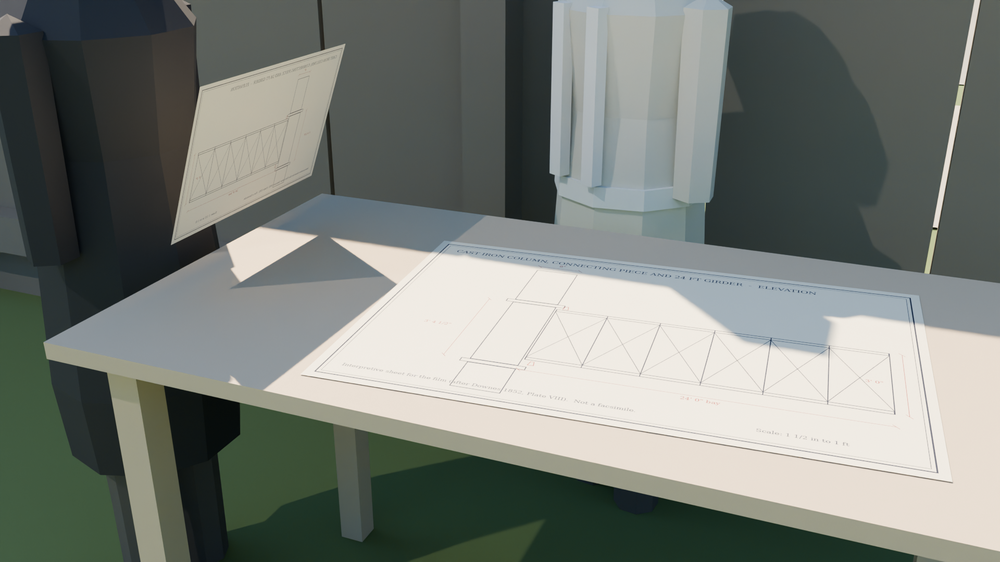
#> input picture course-models/hyde-park-site-1850-grok/renders/s02_png/CP009_start.png, 1000 x 562 px, shrunk from 1920 x 1080 before the run; its folder holds only this picture in this run
$ python cand_cp009_contract_pairs.py
#> lines starting #> are read from the running program, lines starting #| are printed output that depends on the picture
"""2026-11-04 pairs for the CP009 "contract" CANDIDATE (DEPARTURES SD28-SD31; NOT live, awaiting review).
before = live renders/s02_png/CP009_{k}.png (s02, authored lighting exposure -0.4, Oct 27 figures).
after  = renders/candidates/cp009_contract_20261104/after/CP009_{k}.png, exposure 0.68 / 0.22 (luma-matched).
-> survey look/pairs_geo/CANDIDATE_CP009_contract_{start,end}_{before,after,pair}.png"""
from PIL import Image, ImageDraw, ImageFont, ImageStat
import os, shutil
H = os.path.dirname(os.path.dirname(os.path.abspath(__file__))); OUT = "/workspace/crystal-palace-survey/look/pairs_geo"
try: FN = ImageFont.truetype("/usr/share/fonts/truetype/dejavu/DejaVuSans.ttf", 22)
except Exception: FN = ImageFont.load_default()
LB = "BEFORE live s02 CP009"
LA = "AFTER CANDIDATE SD28-31: planked deal, weathered hoarding, primed iron, trodden earth, people v3.4"
EXP = {"start": (-0.4, 0.68), "end": (-0.4, 0.22)}
for k in ("start", "end"):
    a, b = f"{H}/renders/s02_png/CP009_{k}.png", f"{H}/renders/candidates/cp009_contract_20261104/after/CP009_{k}.png"
    shutil.copy(a, f"{OUT}/CANDIDATE_CP009_contract_{k}_before.png"); shutil.copy(b, f"{OUT}/CANDIDATE_CP009_contract_{k}_after.png")
    A, B = Image.open(a).convert("RGB"), Image.open(b).convert("RGB")
    la, lb = ImageStat.Stat(A.convert("L")).mean[0], ImageStat.Stat(B.convert("L")).mean[0]
#> la = 123.5; lb = 123.5
    S = Image.new("RGB", (A.width + B.width + 10, max(A.height, B.height) + 40), (20, 20, 20)); S.paste(A, (0, 40)); S.paste(B, (A.width + 10, 40))
#> after `S = Image.new('RGB', (A.width + B.width + 10, max(A.height, B.height) `: S: PIL image 2010x602 RGB; every value is 20
#> after `S.paste(A, (0, 40))`:
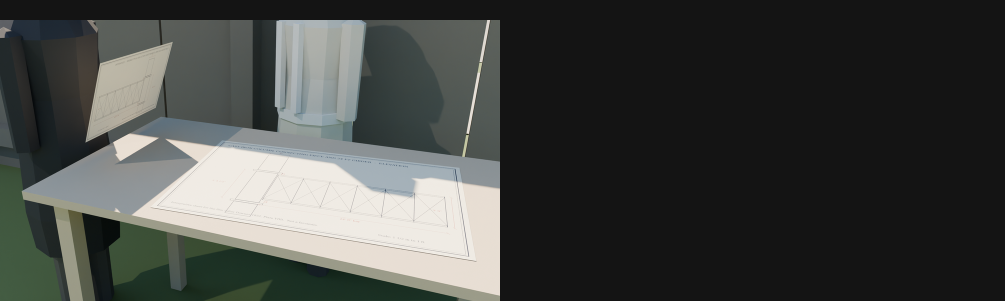
#> S: PIL image 2010x602 RGB (shown at 1/2 size); mean R, G, B 66.9, 69.1, 66.2
#> after `S.paste(B, (A.width + 10, 40))`:
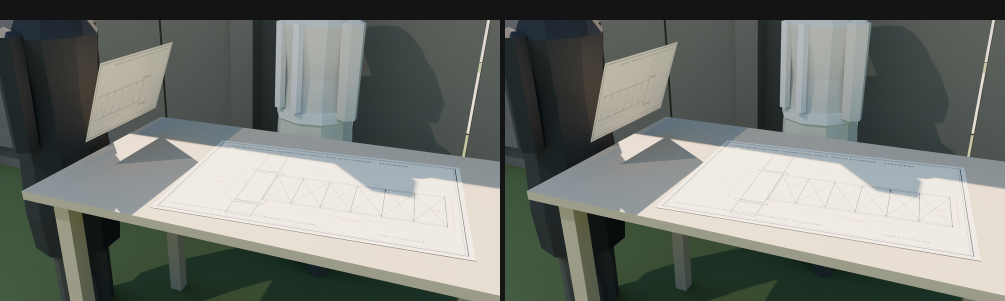
#> S: PIL image 2010x602 RGB (shown at 1/2 size); mean R, G, B 113.8, 118.1, 112.5
    d = ImageDraw.Draw(S); d.text((10, 8), LB, fill=(255, 255, 255), font=FN); d.text((A.width + 20, 8), LA, fill=(255, 255, 255), font=FN)
    out = f"{OUT}/CANDIDATE_CP009_contract_{k}_pair.png"; S.save(out)
#> after `out = f'{OUT}/CANDIDATE_CP009_contract_{k}_pair.png'`:
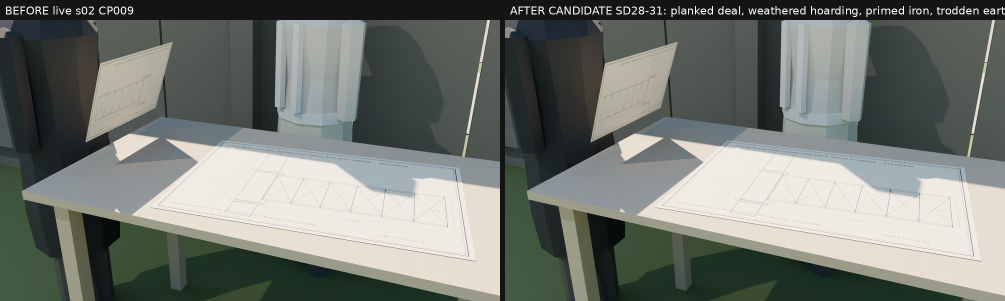
#> saved as CANDIDATE_CP009_contract_start_pair.png: PIL image 2010x602 RGB (shown at 1/2 size); mean R, G, B 114.9, 119.3, 113.6
    print("PAIR", out, f"luma {la:.2f} -> {lb:.2f} (exposure {EXP[k][0]} -> {EXP[k][1]})")
#| PAIR /workspace/crystal-palace-survey/look/pairs_geo/CANDIDATE_CP009_contract_start_pair.png luma 123.52 -> 123.52 (exposure -0.4 -> 0.68)
#> (the run stopped early here; a loop or call above may not have finished)
